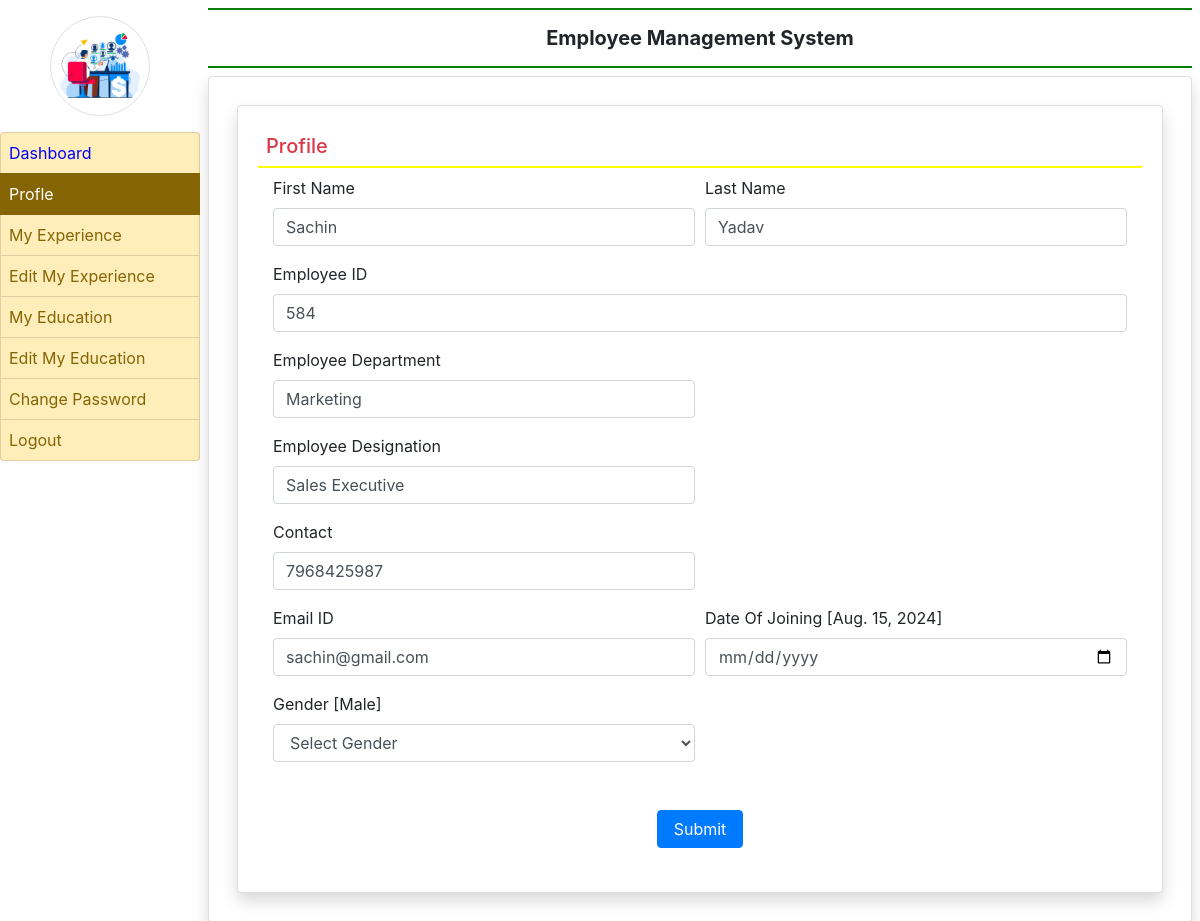
Page /profile/ (signed in) on the committed database.
### app/models.py (models this page shows, shortened)
class EmployeeDetail(models.Model):
    user = models.ForeignKey(User,on_delete=models.CASCADE)
    empid = models.CharField(max_length=50)
    empdept = models.CharField(max_length=100,null=True)
    designation = models.CharField(max_length=100,null=True)
    contact = models.CharField(max_length=16,null=True)
    gender = models.CharField(max_length=50,null=True)
    joiningdate = models.DateField(null=True)

### app/views.py (the view, shortened to what this page needs)
# urls.py: path('profile/', profile, name='profile'),
def profile(request):
    if not request.user.is_authenticated:
        return redirect('emp_login')
    error = ""
    try:
        user = request.user
        employee = EmployeeDetail.objects.get(user=user)
    except EmployeeDetail.DoesNotExist:
        employee = None
        error = "Employee details not found. Please contact support."
    return render(request, 'profile.html', {'error': error, 'employee': employee})

### app/templates/profile.html (shortened to what this page needs)
{% extends "emp_base.html" %}
{% block main %}
<div class="card shadow m-2">
    <div class="card-body">
        <h5 class="p-2 text-danger" style="border-bottom : 2px solid yellow">Profile</h5>
        <div class="container-fluid">
            <form method="post">
                <div class="form-row">
                    <div class="col-sm-6">
                        <div class="form-group">
                            <label>First Name</label>
                            <input type="text" name="Firstname" class="form-control" placeholder="Enter Your First Name" pattern="[A-Za-z]+" value="{{employee.user.first_name}}">
                        </div>
                    </div>
                    <div class="col-sm-6">
                        <div class="form-group">
                            <label>Last Name</label>
                            <input type="text" name="Lastname" class="form-control" placeholder="Enter Your Last Name" pattern="[A-Za-z]+" value="{{employee.user.last_name}}">
                        </div>
                    </div>
                </div>
                <div class="form-row">
                    <div class="col-sm-12">
                        <div class="form-group">
                            <label>Employee ID</label>
                            <input type="text" name="empid" class="form-control" placeholder="Enter Your Employee ID" pattern="[0-9]+" value="{{employee.empid}}">
                        </div>
                    </div>
                </div>
                <div class="form-row">
                    <div class="col-sm-6">
                        <div class="form-group">
                            <label>Employee Department</label>
                            <input type="text" name="department" class="form-control" placeholder="Enter Your Department" value="{{employee.empdept }}">
                        </div>
                    </div>
                </div>
                <div class="form-row">
                    <div class="col-sm-6">
                        <div class="form-group">
                            <label>Employee Designation</label>
                            <input type="text" name="designation" class="form-control" placeholder="Enter Your Designation" value="{{employee.designation}}">
                        </div>
                    </div>
                </div>
                <div class="form-row">
                    <div class="col-sm-6">
                        <div class="form-group">
                            <label>Contact</label>
                            <input type="text" name="contact" class="form-control" placeholder="Enter Your Contact Number" value="{{employee.contact}}">
                        </div>
                    </div>
                </div>
                <div class="form-row">
                    <div class="col-sm-6">
                        <div class="form-group">
                            <label>Email ID</label>
                            <input type="text" name="email" class="form-control" placeholder="Enter Your Email ID" value="{{employee.user.username}}">
                        </div>
                    </div>
                    <div class="col-sm-6">
                        <div class="form-group">
                            <label>Date Of Joining [{{employee.joiningdate}}]</label>
                            <input type="date" name="jdate" class="form-control">
                        </div>
                    </div>
                    <div class="col-sm-6">
                        <div class="form-group">
                            <label>Gender [{{employee.gender}}]</label>
                            <select name="gender" class="form-control">
                                <option value="None">Select Gender</option>
                            </select>
                        </div>
                    </div>
                </div>
                <br>
                <div style="text-align: center;">
                    <input type="submit" value="Submit" class="m-2 px-3 btn btn-primary">
                </div>
            </form>
        </div>
    </div>
</div>
{% endblock %}

### rows in the picture
EmployeeDetail: Firstname "Sachin", Lastname "Yadav", empid "584", department "Marketing", designation "Sales Executive", contact "7968425987", email "sachin@gmail.com", joiningdate "Aug. 15, 2024", gender "Male"
